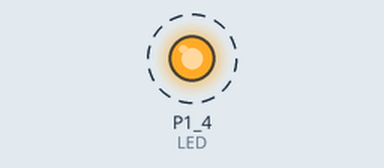
The sketch below on a simulated TI MSP430 LaunchPad. Parts: output pins drawn as LEDs (lit = HIGH). Dashed ring = blinking.

Above: at 0.5 s.
Timing chart, 0 to 4.6 s (numbered marks = the images above):
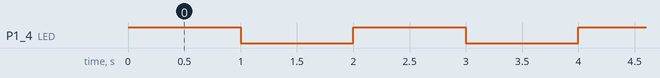

Measured:
- by itself, P1_4 (LED): alternates HIGH for 1.0 s and LOW for 1.0 s

The sketch:

sketch_aug29a.ino
```cpp
#define LED P1_4

void setup() {
  // put your setup code here, to run once:
  pinMode(LED, OUTPUT);
}

void loop() {
  // put your main code here, to run repeatedly:
  digitalWrite(LED, HIGH);   // turn the LED on (HIGH is the voltage level)
  delay(1000);               // wait for a second
  digitalWrite(LED, LOW);    // turn the LED off by making the voltage LOW
  delay(1000);               // wait for a second
}
```
